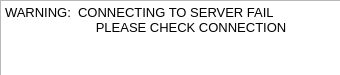
<?xml version="1.0" encoding="UTF-8"?>
<ui version="4.0">
 <class>server_warning</class>
 <widget class="QDialog" name="server_warning">
  <property name="geometry">
   <rect>
    <x>0</x>
    <y>0</y>
    <width>340</width>
    <height>75</height>
   </rect>
  </property>
  <property name="windowTitle">
   <string>Dialog</string>
  </property>
  <widget class="QTextBrowser" name="textBrowser">
   <property name="geometry">
    <rect>
     <x>0</x>
     <y>0</y>
     <width>341</width>
     <height>81</height>
    </rect>
   </property>
   <property name="html">
    <string>&lt;!DOCTYPE HTML PUBLIC &quot;-//W3C//DTD HTML 4.0//EN&quot; &quot;http://www.w3.org/TR/REC-html40/strict.dtd&quot;&gt;
&lt;html&gt;&lt;head&gt;&lt;meta name=&quot;qrichtext&quot; content=&quot;1&quot; /&gt;&lt;style type=&quot;text/css&quot;&gt;
p, li { white-space: pre-wrap; }
&lt;/style&gt;&lt;/head&gt;&lt;body style=&quot; font-family:'MS Shell Dlg 2'; font-size:7.8pt; font-weight:400; font-style:normal;&quot;&gt;
&lt;p style=&quot; margin-top:0px; margin-bottom:0px; margin-left:0px; margin-right:0px; -qt-block-indent:0; text-indent:0px;&quot;&gt;&lt;span style=&quot; font-size:10pt;&quot;&gt;WARNING:  CONNECTING TO SERVER FAIL&lt;/span&gt;&lt;/p&gt;
&lt;p style=&quot; margin-top:0px; margin-bottom:0px; margin-left:0px; margin-right:0px; -qt-block-indent:0; text-indent:0px;&quot;&gt;&lt;span style=&quot; font-size:10pt;&quot;&gt;	   PLEASE CHECK CONNECTION&lt;/span&gt;&lt;/p&gt;&lt;/body&gt;&lt;/html&gt;</string>
   </property>
  </widget>
 </widget>
 <resources/>
 <connections/>
</ui>
